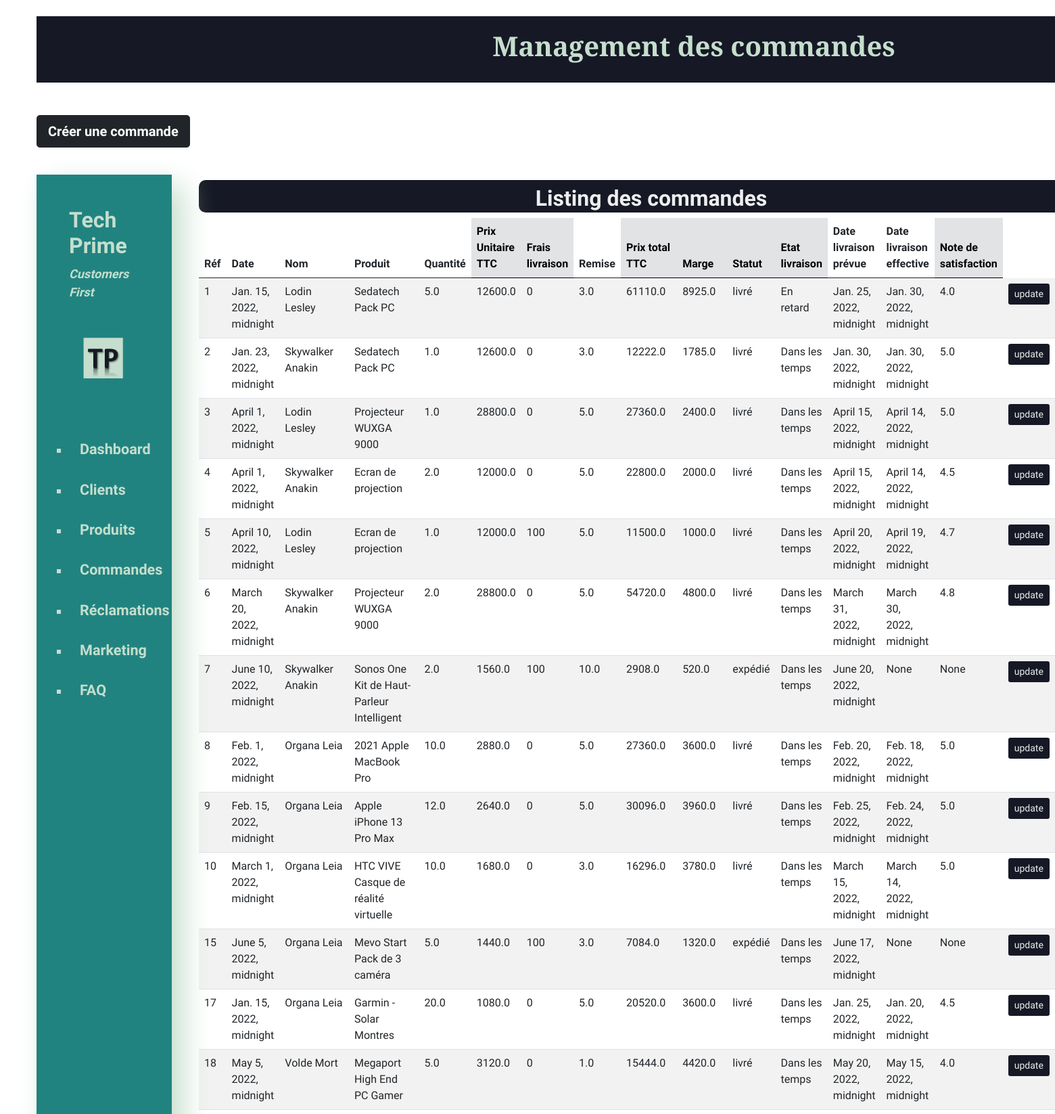
/Commandes/ (upper part), run on the app's committed database.
### Main/models.py (models this page shows, shortened)
class Order(models.Model):
    STATUS_CHOICES=(('en préparation','en préparation'),('expédié','expédié'),('livré','livré'))
    customer=models.ForeignKey(Customer,null=True, on_delete=models.SET_NULL)
    product=models.ForeignKey(Product,null=True, on_delete=models.SET_NULL)
    date=models.DateTimeField(blank=True, null=True)
    quantity=models.FloatField(null=True)
    discount=models.FloatField(null=True)
    date_created=models.DateTimeField(auto_now_add=True, null=True)
    status=models.CharField(max_length=255, null=True,default='livré',choices=STATUS_CHOICES)
    Delivery_date_expected=models.DateTimeField(blank=True,null=True)
    Delivery_date_final=models.DateTimeField(blank=True, null=True)
    satisfaction_score=models.FloatField(blank=True, null=True)
    @property
    def get_total_item_price_HT(self):
        if self.discount=="":
            return round(self.quantity * self.product.price_pdt_HT,2)
        else:
            return round(self.quantity * self.product.price_pdt_HT*((100-self.discount)/100),2)
    @property
    def get_total_item_price_TTC(self):
        if self.discount=="":
            return round(self.quantity * self.product.price_pdt_TTC,2)
        else:
            return round(self.quantity * self.product.price_pdt_TTC*((100-self.discount)/100),2)
    @property                      # Axe de réfacto
    def late_delivery(self):
        today=timezone.now()
        if self.Delivery_date_final:
            if self.Delivery_date_expected < self.Delivery_date_final:
                delivery_res="En retard"
            else:
                delivery_res="Dans les temps"
        else:
            if self.Delivery_date_expected < today:
                delivery_res="En retard"
            else:
                delivery_res="Dans les temps"
        return delivery_res
    @property
    def delivery_fees(self):
        if self.get_total_item_price_HT<10000:
            fees_res=100
        else:
            fees_res=0
        return fees_res
    @property
    def get_total_order_price_TTC(self):#for particular product order total
        return self.get_total_item_price_TTC+self.delivery_fees
    @property
    def commercial_margin_total(self):
        return round(self.quantity * self.product.price_pdt_HT*(self.product.commercial_margin-(self.discount/100)),2)

class Customer(models.Model):
    GENDER_CHOICES=(('Masculin','Masculin'),('Féminin','Féminin'),('Autre','Autre')
    )
    REGION_CHOICES=(("Auvergne-Rhône-Alpes","Auvergne-Rhône-Alpes"),("Bourgogne-Franche-Comté","Bourgogne-Franche-Comté"),("Bretagne","Bretagne"),("Centre-Val de Loire","Centre-Val de Loire"),("Corse","Corse"),("Grand Est","Grand Est"),("Hauts-de-France","Hauts-de-France"),("IDF","IDF"),("Normandie","Normandie"),("Nouvelle-Aquitaine","Nouvelle-Aquitaine"),("Occitanie","Occitanie"),("Pays de la Loire","Pays de la Loire"),("Provence-Alpes-Côte d’Azur","Provence-Alpes-Côte d’Azur"))
    name=models.CharField(max_length=255,blank=True, null=True)
    customer_type=models.CharField(max_length=255,blank=True, null=True)
    dob=models.DateTimeField(blank=True,null=True)
    gender=models.CharField(max_length=255, null=True,choices=GENDER_CHOICES)
    email=models.CharField(max_length=255,blank=True, null=True)
    phone=models.CharField(max_length=12,blank=True, null=True)
    address=models.TextField(blank=True, null=True)
    town=models.CharField(max_length=255,blank=True, null=True)
    region=models.CharField(max_length=255,blank=True, null=True,choices=REGION_CHOICES)
    date_created=models.DateTimeField(auto_now_add=True, null=True)

class Product(models.Model):
    CATEGORY_CHOICES=(('Informatique','Informatique'),('Téléphonie','Téléphonie'),('Objets connectés','Objets connectés'),('TV & Home cinéma','TV & Home cinéma'))
    name=models.CharField(max_length=200, null=True)
    description=models.TextField(null=True)
    category=models.CharField(max_length=200, null=True,choices=CATEGORY_CHOICES)
    n_lot=models.CharField(max_length=200, null=True)
    price_pdt_HT=models.FloatField(null=True)
    commercial_margin=models.FloatField(null=True)
    stock_q=models.IntegerField(null=True)
    stock_security=models.IntegerField(null=True)
    @property
    def price_pdt_TTC(self):
        TAUX_TVA=1.2
        return self.price_pdt_HT*TAUX_TVA

### Main/views.py (the view)
# urls.py: path('Commandes/', orders, name='orders_page'),
def orders(request):
    my_order=Order.objects.order_by('date_created')
    context={"my_order": my_order}
    return render(request,'Main/orders.html',context)

### Main/Templates/Main/orders.html (shortened to what this page needs)
{% extends "main/base.html" %}
{% load static %}
{% block content %}
<div>
    <header>
        <h1><strong> Management des commandes </strong></h1>
    </header>
    <br>
    <br>
    <a class="btn btn-lg btn-dark " href="{% url 'orders_create' %}" role="button"><strong>Créer une commande</strong></a>
    <br>
    <br>
    <div class="flex">
        {% include "Main/nav_bar.html" %}
        <div class="main_block_listing">
            <h2 class="titre_blue_listing"><strong>Listing des commandes</strong></h2>
            <table class="table table-responsive table-striped table-hover">
                <thead>
                    <th>Réf</th>
                    <th>Date</th>
                    <th>Nom</th>
                    <th>Produit</th>
                    <th>Quantité</th>
                    <th class="table-secondary">Prix Unitaire TTC</th>
                    <th class="table-secondary">Frais livraison</th>
                    <th>Remise</th>
                    <th class="table-secondary">Prix total TTC</th>
                    <th class="table-secondary">Marge</th>
                    <th class="table-secondary">Statut</th>
                    <th class="table-secondary">Etat livraison</th>
                    <th>Date livraison prévue</th>
                    <th >Date livraison effective</th>
                    <th class="table-secondary">Note de satisfaction</th>
                </thead>
                <tbody>
                    {% for order in my_order %}
                    <tr>
                        <td>{{order.id}}</td>
                        <td>{{order.date}}</td>
                        <td>{{order.customer.name}}</td>
                        <td>{{order.product.name}}</td>
                        <td>{{order.quantity}}</td>
                        <td>{{order.product.price_pdt_TTC}}</td>
                        <td>{{order.delivery_fees}}</td>
                        <td>{{order.discount}}</td>
                        <td>{{order.get_total_order_price_TTC}}</td>
                        <td>{{order.commercial_margin_total}}</td>
                        <td>{{order.status}}</td>
                        <td>{{order.late_delivery}}</td>
                        <td>{{order.Delivery_date_expected}}</td>
                        <td>{{order.Delivery_date_final}}</td>
                        <td>{{order.satisfaction_score}}</td>
                        <td><a class="btn btn-sm btn_update_color" href="{% url 'update_order' order.id %}" role="button">update</a></td>
                    </tr>
                    {% endfor %}
                </tbody>
            </table>
        </div>
    </div>
</div>
{% endblock content %}

### static/css/main.css (style rules this page uses)
html { height: 100%; width: 90%; }
header { height: 10%; width:150%; background-color:#161925; color:#C5DECD; font-family: 'Merriweather', serif; text-align: center; padding:2.5vh; top:0; }
body { height:100%; top:10%; font-family: 'Raleway', sans-serif; }
.flex { display: flex; width: 100%; align-items: stretch; margin-top: 2vh; margin-bottom: 2vh; }
.main_block_listing { margin:1vh 10vh 10vh 5vh; }
.titre_blue_listing { background-color:#161925; color:#eee; width: 100%; height: 6vh; padding:1vh; text-align:center; border-radius:10px; }
.btn_update_color { background-color: #161925; color:#eee; }

### data on the page
Order: id "1", date "Jan. 15, 2022, midnight", customer.name "Lodin Lesley", product.name "Sedatech Pack PC", quantity "5.0", product.price_pdt_TTC "12600.0", delivery_fees "0", discount "3.0", get_total_order_price_TTC "61110.0", commercial_margin_total "8925.0", status "livré", late_delivery "En retard", Delivery_date_expected "Jan. 25, 2022, midnight", Delivery_date_final "Jan. 30, 2022, midnight", satisfaction_score "4.0"
Order: id "2", date "Jan. 23, 2022, midnight", customer.name "Skywalker Anakin", product.name "Sedatech Pack PC", quantity "1.0", product.price_pdt_TTC "12600.0", delivery_fees "0", discount "3.0", get_total_order_price_TTC "12222.0", commercial_margin_total "1785.0", status "livré", late_delivery "Dans les temps", Delivery_date_expected "Jan. 30, 2022, midnight", Delivery_date_final "Jan. 30, 2022, midnight", satisfaction_score "5.0"
Order: id "3", date "April 1, 2022, midnight", customer.name "Lodin Lesley", product.name "Projecteur WUXGA 9000", quantity "1.0", product.price_pdt_TTC "28800.0", delivery_fees "0", discount "5.0", get_total_order_price_TTC "27360.0", commercial_margin_total "2400.0", status "livré", late_delivery "Dans les temps", Delivery_date_expected "April 15, 2022, midnight", Delivery_date_final "April 14, 2022, midnight", satisfaction_score "5.0"
Order: id "4", date "April 1, 2022, midnight", customer.name "Skywalker Anakin", product.name "Ecran de projection", quantity "2.0", product.price_pdt_TTC "12000.0", delivery_fees "0", discount "5.0", get_total_order_price_TTC "22800.0", commercial_margin_total "2000.0", status "livré", late_delivery "Dans les temps", Delivery_date_expected "April 15, 2022, midnight", Delivery_date_final "April 14, 2022, midnight", satisfaction_score "4.5"
Order: id "5", date "April 10, 2022, midnight", customer.name "Lodin Lesley", product.name "Ecran de projection", quantity "1.0", product.price_pdt_TTC "12000.0", delivery_fees "100", discount "5.0", get_total_order_price_TTC "11500.0", commercial_margin_total "1000.0", status "livré", late_delivery "Dans les temps", Delivery_date_expected "April 20, 2022, midnight", Delivery_date_final "April 19, 2022, midnight", satisfaction_score "4.7"
Order: id "6", date "March 20, 2022, midnight", customer.name "Skywalker Anakin", product.name "Projecteur WUXGA 9000", quantity "2.0", product.price_pdt_TTC "28800.0", delivery_fees "0", discount "5.0", get_total_order_price_TTC "54720.0", commercial_margin_total "4800.0", status "livré", late_delivery "Dans les temps", Delivery_date_expected "March 31, 2022, midnight", Delivery_date_final "March 30, 2022, midnight", satisfaction_score "4.8"
Order: id "7", date "June 10, 2022, midnight", customer.name "Skywalker Anakin", product.name "Sonos One Kit de Haut-Parleur Intelligent", quantity "2.0", product.price_pdt_TTC "1560.0", delivery_fees "100", discount "10.0", get_total_order_price_TTC "2908.0", commercial_margin_total "520.0", status "expédié", late_delivery "Dans les temps", Delivery_date_expected "June 20, 2022, midnight", Delivery_date_final "None", satisfaction_score "None"
Order: id "8", date "Feb. 1, 2022, midnight", customer.name "Organa Leia", product.name "2021 Apple MacBook Pro", quantity "10.0", product.price_pdt_TTC "2880.0", delivery_fees "0", discount "5.0", get_total_order_price_TTC "27360.0", commercial_margin_total "3600.0", status "livré", late_delivery "Dans les temps", Delivery_date_expected "Feb. 20, 2022, midnight", Delivery_date_final "Feb. 18, 2022, midnight", satisfaction_score "5.0"
Order: id "9", date "Feb. 15, 2022, midnight", customer.name "Organa Leia", product.name "Apple iPhone 13 Pro Max", quantity "12.0", product.price_pdt_TTC "2640.0", delivery_fees "0", discount "5.0", get_total_order_price_TTC "30096.0", commercial_margin_total "3960.0", status "livré", late_delivery "Dans les temps", Delivery_date_expected "Feb. 25, 2022, midnight", Delivery_date_final "Feb. 24, 2022, midnight", satisfaction_score "5.0"
Order: id "10", date "March 1, 2022, midnight", customer.name "Organa Leia", product.name "HTC VIVE Casque de réalité virtuelle", quantity "10.0", product.price_pdt_TTC "1680.0", delivery_fees "0", discount "3.0", get_total_order_price_TTC "16296.0", commercial_margin_total "3780.0", status "livré", late_delivery "Dans les temps", Delivery_date_expected "March 15, 2022, midnight", Delivery_date_final "March 14, 2022, midnight", satisfaction_score "5.0"
Order: id "15", date "June 5, 2022, midnight", customer.name "Organa Leia", product.name "Mevo Start Pack de 3 caméra", quantity "5.0", product.price_pdt_TTC "1440.0", delivery_fees "100", discount "3.0", get_total_order_price_TTC "7084.0", commercial_margin_total "1320.0", status "expédié", late_delivery "Dans les temps", Delivery_date_expected "June 17, 2022, midnight", Delivery_date_final "None", satisfaction_score "None"
Order: id "17", date "Jan. 15, 2022, midnight", customer.name "Organa Leia", product.name "Garmin - Solar Montres", quantity "20.0", product.price_pdt_TTC "1080.0", delivery_fees "0", discount "5.0", get_total_order_price_TTC "20520.0", commercial_margin_total "3600.0", status "livré", late_delivery "Dans les temps", Delivery_date_expected "Jan. 25, 2022, midnight", Delivery_date_final "Jan. 20, 2022, midnight", satisfaction_score "4.5"
Order: id "18", date "May 5, 2022, midnight", customer.name "Volde Mort", product.name "Megaport High End PC Gamer", quantity "5.0", product.price_pdt_TTC "3120.0", delivery_fees "0", discount "1.0", get_total_order_price_TTC "15444.0", commercial_margin_total "4420.0", status "livré", late_delivery "Dans les temps", Delivery_date_expected "May 20, 2022, midnight", Delivery_date_final "May 15, 2022, midnight", satisfaction_score "4.0"
